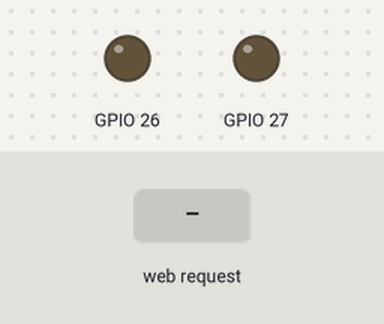
Bench run of a sketch on a simulated ESP32. On the bench: output pins drawn as LEDs (lit = HIGH). Inputs (shaded band) come from the test bench. WiFi joins after 1.5 s; servers stay silent unless stated; what the sketch prints to the serial monitor is not drawn.

Above: at 2.7 s.
2.8 s: HTTP request GET /toggle?username=1&password=1&relay=1 received
At 3.2 s:
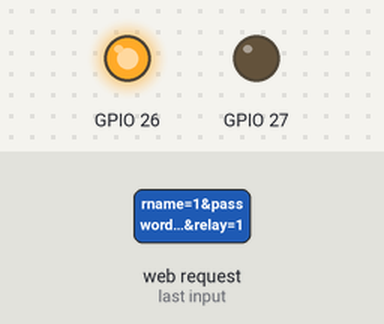
Timing chart, 0 to 5.8 s (numbered marks = the images above; inputs shaded):
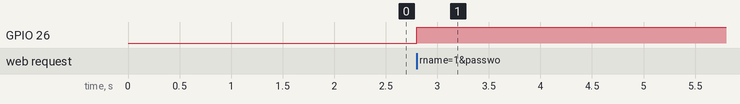

Measured:
- after the input at 2.8 s, GPIO 26: LOW → HIGH at once

The sketch:

ESP32_Control_2_relay_login2.ino
```cpp
#include <WiFi.h>
#include <WebServer.h>

const char* ssid = "your ssid";
const char* password = "your passwd";

WebServer server(80);

void setup() {
  Serial.begin(115200);
  pinMode(26, OUTPUT);
  pinMode(27, OUTPUT);

  WiFi.begin(ssid, password);
  while (WiFi.status() != WL_CONNECTED) {
    delay(500);
    Serial.print(".");
  }
  Serial.println("");
  Serial.println("Connected to WiFi. IP address: ");
  Serial.println(WiFi.localIP());

  server.on("/", HTTP_GET, []() {
    server.send(200, "text/html", loginPage());
  });

  server.on("/login", HTTP_POST, []() {
    if (server.arg("username") == "admin" && server.arg("password") == "admin") {
      server.send(200, "text/html", homePage());
    } else {
      server.send(403, "text/html", "<h1>Forbidden</h1>");
    }
  });

  server.on("/logout", HTTP_GET, []() {
    // This is a simple redirect to the login page for demo purposes
    server.sendHeader("Location", "/", true);
    server.send(302, "text/plain", "");
  });


server.on("/toggle", HTTP_GET, []() {
  if (server.hasArg("relay")) {
    int relay = server.arg("relay").toInt();
    bool state = false;
    if (relay == 1) {
      digitalWrite(26, !digitalRead(26));
      state = digitalRead(26);
    } else if (relay == 2) {
      digitalWrite(27, !digitalRead(27));
      state = digitalRead(27);
    }
    server.send(200, "application/json", "{\"relay\":" + String(relay) + ", \"state\":" + (state ? "true" : "false") + "}");
  } else {
    server.send(400, "text/html", "<h1>Bad Request</h1>");
  }
});


  // Catch-all handler for undefined routes
  server.onNotFound([]() {
    server.sendHeader("Location", "/", true); // Redirect to the root path
    server.send(302, "text/plain", ""); // 302 Found response code
  });


  server.begin();
}

void loop() {
  server.handleClient();
}

String loginPage() {
  return "<!DOCTYPE html><html><head><title>Login</title><style>body { font-family: Arial, sans-serif; display: flex; justify-content: center; align-items: center; height: 100vh; margin: 0; background-color: #f0f0f0; } form { background-color: #ffffff; padding: 20px; border-radius: 8px; box-shadow: 0 2px 4px rgba(0,0,0,0.1); } input[type=text], input[type=password] { width: 100%; padding: 10px; margin: 10px 0; border: 1px solid #ddd; border-radius: 4px; box-sizing: border-box; } input[type=submit] { width: 100%; background-color: #4CAF50; color: white; padding: 14px 20px; margin: 8px 0; border: none; border-radius: 4px; cursor: pointer; } input[type=submit]:hover { background-color: #45a049; }</style></head><body><form action='/login' method='POST'><h2>Login</h2>Username:<br><input type='text' name='username' required><br>Password:<br><input type='password' name='password' required><br><input type='submit' value='Login'></form></body></html>";
}

String homePage() {
  return "<!DOCTYPE html><html><head><title>Home</title><style>body { font-family: Arial, sans-serif; text-align: center; padding: 50px; background-color: #f0f0f0; } h1 { color: #333; } .button { background-color: #4CAF50; border: none; color: white; padding: 15px 32px; text-align: center; text-decoration: none; display: inline-block; font-size: 16px; margin: 4px 2px; cursor: pointer; border-radius: 4px; } .button-on { background-color: #f44336; } .button:hover { opacity: 0.8; } .logout { position: fixed; right: 20px; top: 20px; }</style></head><body><h1>Welcome!</h1><button id='relay1' class='button' onclick=\"toggleRelay(1)\">Relay 1</button><button id='relay2' class='button' onclick=\"toggleRelay(2)\">Relay 2</button><a href='/logout' class='button button-red logout'>Logout</a><script>function toggleRelay(relay) { fetch('/toggle?relay=' + relay).then(function(response) { return response.json(); }).then(function(data) { var button = document.getElementById('relay' + relay); if(data.state) { button.classList.add('button-on'); button.textContent = 'Relay ' + relay + ' ON'; } else { button.classList.remove('button-on'); button.textContent = 'Relay ' + relay; } }); }</script></body></html>";
}
```
